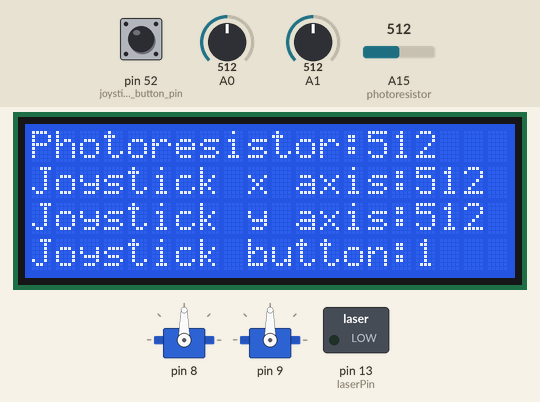
This sketch was run on a simulated Arduino Mega 2560, built with avr-gcc and run on an emulated ATmega2560. Parts: 2 × servo, 20×4 character LCD, switched loads named in the sketch (green lamp = pin HIGH). The inputs (shaded band) are chosen by the test bench; at power-on: A0 = 512, A1 = 512, pin 52 (joystick_button_pin) HIGH, A15 (photoresistor) = 512.

Above: at 1.3 s.
1.4 s: A0 set to 406
At 2.6 s:
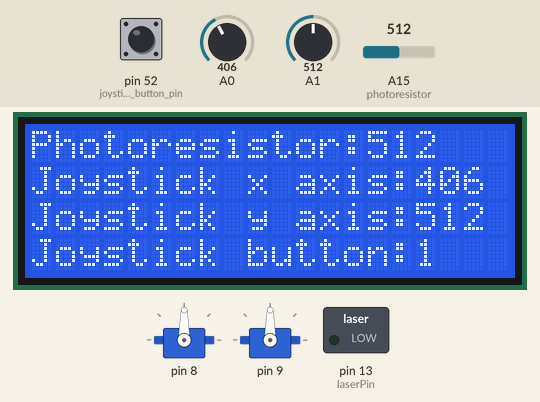
2.9 s: A0 set to 386
At 5.5 s:
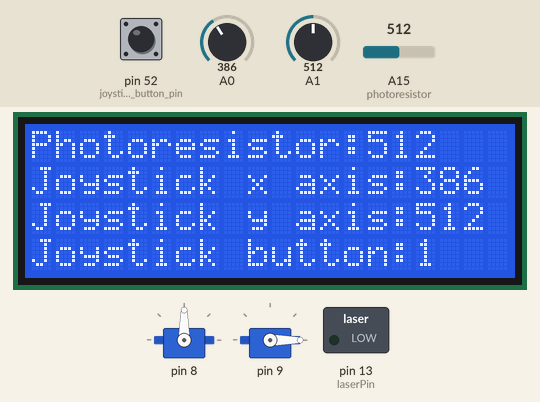
5.8 s: A1 set to 408
At 7.0 s:
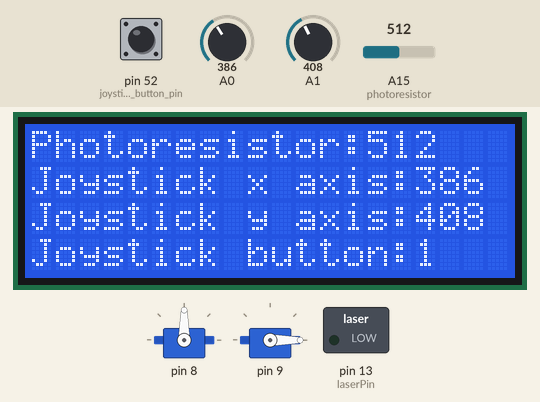
7.3 s: A1 set to 383
At 9.8 s:
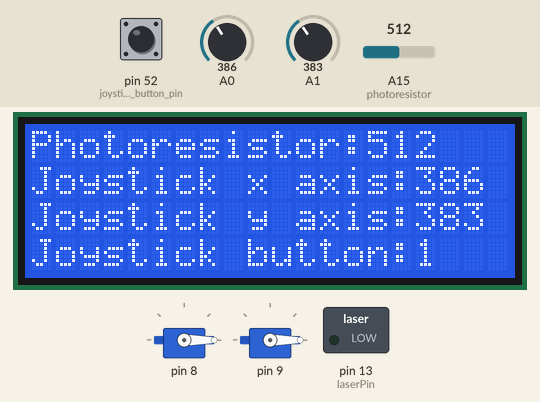
10.2 s: pin 52 (joystick_button_pin) pulled LOW for 0.15 s
At 11.5 s:
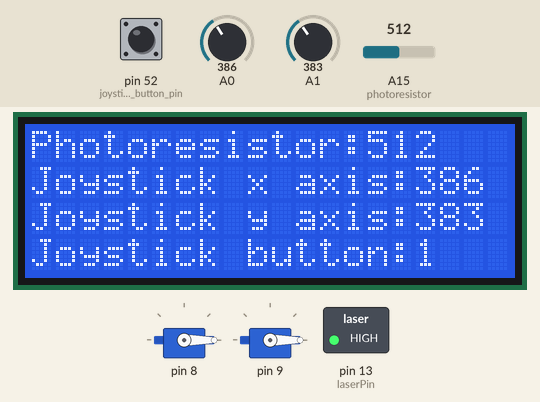
11.8 s: A0 set to 604
At 12.2 s:
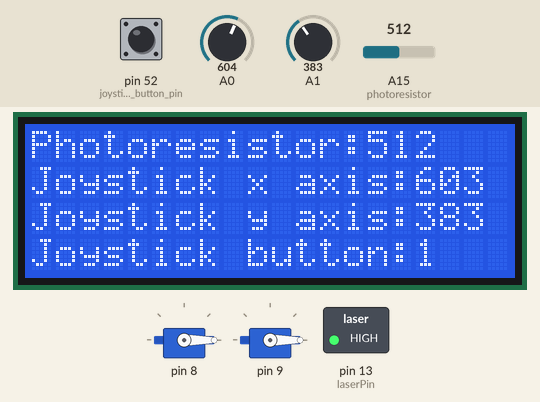
13.3 s: A0 set to 616
Timing chart, 0 to 17.3 s (numbered marks = the images above; inputs shaded):
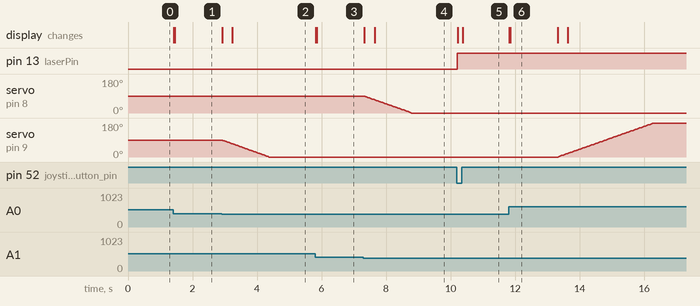

The sketch:

phase_1.ino
```cpp
// LCD libraries and code from http://arduinoinfo.mywikis.net/wiki/LCD-Blue-I2C

#include <Servo.h>
#include <Wire.h>
#include <LiquidCrystal_I2C.h>

///////////// JOYSTICK CODE /////////////
const float k_joystickAlpha = 0.2;

struct Joystick_t
{
  int pinX;
  int pinY;

  int posX;
  int posY;

  int deadbandXMin = 400;
  int deadbandXMax = 600;

  int deadbandYMin = 400;
  int deadbandYMax = 600;
};

/**
 * Initialize a Joystick.
 */
void Joystick_init(struct Joystick_t* joy, int pinX, int pinY)
{
  pinMode(pinX, INPUT);
  pinMode(pinY, INPUT);

  joy->pinX = pinX;
  joy->pinY = pinY;
  joy->posX = analogRead(pinX);
  joy->posY = analogRead(pinY);
}

/**
 * Update joystick values using exponential averaging.
 */
void Joystick_update(struct Joystick_t* joy)
{
  joy->posX = (1 - k_joystickAlpha) * analogRead(joy->pinX) + k_joystickAlpha * joy->posX;
  joy->posY = (1 - k_joystickAlpha) * analogRead(joy->pinY) + k_joystickAlpha * joy->posY;
}

bool Joystick_isInDeadband(struct Joystick_t* joy, char axis)
{
  if (axis == 'x')
  {
    return joy->posX >= joy->deadbandXMin && joy->posX <= joy->deadbandXMax;
  }
  if (axis == 'y')
  {
    return joy->posY >= joy->deadbandYMin && joy->posY <= joy->deadbandYMax;
  }
}

///////////// LCD Code /////////////

LiquidCrystal_I2C lcd(0x27, 2, 1, 0, 4, 5, 6, 7, 3, POSITIVE);

/*
 * Initalize the LCD
 */
void lcd_setup() {
  lcd.begin(20,4);
  lcd.backlight();
  lcd.clear();

  lcd.setCursor(0,0);
  lcd.print("Photoresistor:");
  lcd.setCursor(0,1);
  lcd.print("Joystick x axis:");
  lcd.setCursor(0,2);
  lcd.print("Joystick y axis:");
  lcd.setCursor(0,3);
  lcd.print("Joystick button:");
}

/*
 * Writes to the LCD:
 * the light resistor value
 * the joystick's x postion
 * the joystick's y position
 * the joystick button's value
 */
void write_to_lcd(int light_resistor, int joystick_x_value, int joystick_y_value, int joystick_button) {

  lcd.setCursor(14,0);
  printInt(light_resistor);

  lcd.setCursor(16,1);
  printInt(joystick_x_value);

  lcd.setCursor(16,2);
  printInt(joystick_y_value);

  lcd.setCursor(16,3);
  lcd.print(joystick_button);
}

/*
 * Helper function to print to LCD because Arduino doesn't have printf.
 */
void printInt(int integer) {
  lcd.print(integer);
  if (integer < 1000){
    lcd.print(' ');
    if (integer < 100) {
      lcd.print(' ');
      if (integer < 10) {
        lcd.print(' ');
      }
    }
  }
}

///////////// SERVO CODE /////////////

struct Servo_t {
  int ctrlPin;
  Servo ctrl;

  int position;

  int minPosition = 0;
  int maxPosition = 180;
};

void Servo_init(struct Servo_t* servo, int ctrlPin)
{
  servo->ctrlPin = ctrlPin;
  servo->ctrl.attach(ctrlPin);
  //servo.ctrl.writeMicroseconds(servo.posMs);
  servo->position = 90;
  servo->ctrl.write(90);
}

void Servo_update(struct Servo_t* servo, int pos)
{
  pos = max(servo->minPosition, pos);
  pos = min(servo->maxPosition, pos);

  servo->position = pos;
  servo->ctrl.write(pos);
}

///////////// BUTTON/LASER CODE /////////////

int joystick_button_pin = 52; // pin of joystick button
int laserPin = LED_BUILTIN; // pin of laser
bool laser_ON = false; // current value of laser
int previous_joystick_button_value = 1; // previous value of the joystick button

void toggle_laser() {
  if (laser_ON) {
    analogWrite(laserPin, 0);
    laser_ON = false;
  }
  else {
    analogWrite(laserPin, 255);
    laser_ON = true;
  }
}

///////////// MAIN CODE /////////////

struct Servo_t pan, tilt;
struct Joystick_t joystick;

const unsigned int k_maxServoSpeed = 5; // degrees/s

int photoresistor = A15; // pin of photoresistor

int JoystickValToServoSpeed(int joystickVal)
{
  joystickVal -= 512;
  joystickVal = (int) ((joystickVal / 512.0f) * k_maxServoSpeed);
  return joystickVal;
}

void setup() {

  Servo_init(&tilt, 8);
  Servo_init(&pan, 9);

  Joystick_init(&joystick, A0, A1);

  Serial.begin(9600);

  lcd_setup();

  pinMode(photoresistor, INPUT);

  pinMode(joystick_button_pin, INPUT_PULLUP);
  pinMode(laserPin, OUTPUT);
  analogWrite(laserPin, 0);
}

void loop() {

  Joystick_update(&joystick);

  if (!Joystick_isInDeadband(&joystick, 'y'))
  {
    int nextTiltPos = tilt.position + JoystickValToServoSpeed(joystick.posY);
    Servo_update(&tilt, nextTiltPos);
  }

  if (!Joystick_isInDeadband(&joystick, 'x'))
  {
    int nextPanPos = pan.position + JoystickValToServoSpeed(joystick.posX);
    Servo_update(&pan, nextPanPos);
  }

  int photoresistor_value = analogRead(photoresistor);

  int joystick_button_value = digitalRead(joystick_button_pin);
  if (!joystick_button_value && previous_joystick_button_value){
    toggle_laser();
  }
  previous_joystick_button_value = joystick_button_value;

  write_to_lcd(photoresistor_value, joystick.posX, joystick.posY, joystick_button_value);
}
```

Measured:
- the behaviour switches between 400 and 399 on A0 (found by bisection; images 1 and 2)
- the behaviour switches between 400 and 399 on A1 (found by bisection; images 3 and 4)
- after the input at 1.4 s, the display: first changes at once (image 1 shows a later state)
- after the input at 2.9 s, servo on pin 9: moves from 90° to 0° over 1.4 s, starting at once; the display: first changes at once (image 2 shows a later state)
- after the input at 5.8 s, the display: first changes at once (image 3 shows a later state)
- after the input at 7.3 s, servo on pin 8: moves from 90° to 0° over 1.5 s, starting at once; the display: first changes at once (image 4 shows a later state)
- after the input at 10.2 s, pin 13 (laserPin): LOW → HIGH at once; the display: first changes at once (image 5 shows a later state)
- after the input at 11.8 s, the display: first changes at once (image 6 shows a later state)
- after the input at 13.3 s, servo on pin 9: moves from 0° to 180° over 2.9 s, starting at once
